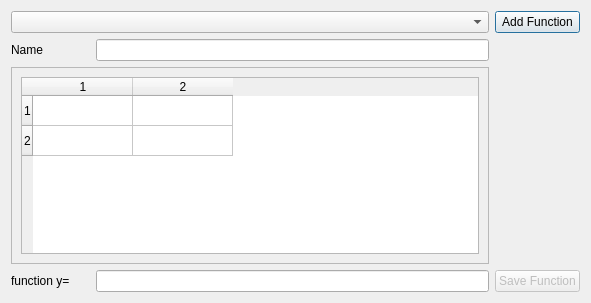
<?xml version="1.0" encoding="UTF-8"?>
<ui version="4.0">
 <class>fitmanager</class>
 <widget class="QDialog" name="fitmanager">
  <property name="geometry">
   <rect>
    <x>0</x>
    <y>0</y>
    <width>591</width>
    <height>303</height>
   </rect>
  </property>
  <property name="windowTitle">
   <string>Dialog</string>
  </property>
  <layout class="QGridLayout" name="gridLayout_2">
   <item row="1" column="1" colspan="5">
    <widget class="QLineEdit" name="name_val"/>
   </item>
   <item row="0" column="6">
    <widget class="QPushButton" name="new_button">
     <property name="text">
      <string>Add Function</string>
     </property>
    </widget>
   </item>
   <item row="3" column="6">
    <widget class="QPushButton" name="save_button">
     <property name="enabled">
      <bool>false</bool>
     </property>
     <property name="text">
      <string>Save Function</string>
     </property>
    </widget>
   </item>
   <item row="1" column="0">
    <widget class="QLabel" name="label_2">
     <property name="text">
      <string>Name</string>
     </property>
    </widget>
   </item>
   <item row="0" column="0" colspan="6">
    <widget class="QComboBox" name="combo_list"/>
   </item>
   <item row="2" column="0" colspan="6">
    <widget class="QScrollArea" name="scrollArea">
     <property name="widgetResizable">
      <bool>true</bool>
     </property>
     <widget class="QWidget" name="scrollAreaWidgetContents">
      <property name="geometry">
       <rect>
        <x>0</x>
        <y>0</y>
        <width>453</width>
        <height>184</height>
       </rect>
      </property>
      <layout class="QGridLayout" name="gridLayout">
       <item row="0" column="0">
        <widget class="QTableWidget" name="table_values">
         <property name="rowCount">
          <number>2</number>
         </property>
         <property name="columnCount">
          <number>2</number>
         </property>
         <row/>
         <row/>
         <column/>
         <column/>
        </widget>
       </item>
      </layout>
     </widget>
    </widget>
   </item>
   <item row="3" column="0">
    <widget class="QLabel" name="label">
     <property name="text">
      <string>function y=</string>
     </property>
    </widget>
   </item>
   <item row="3" column="1" colspan="5">
    <widget class="QLineEdit" name="string_val"/>
   </item>
  </layout>
 </widget>
 <resources/>
 <connections/>
</ui>
